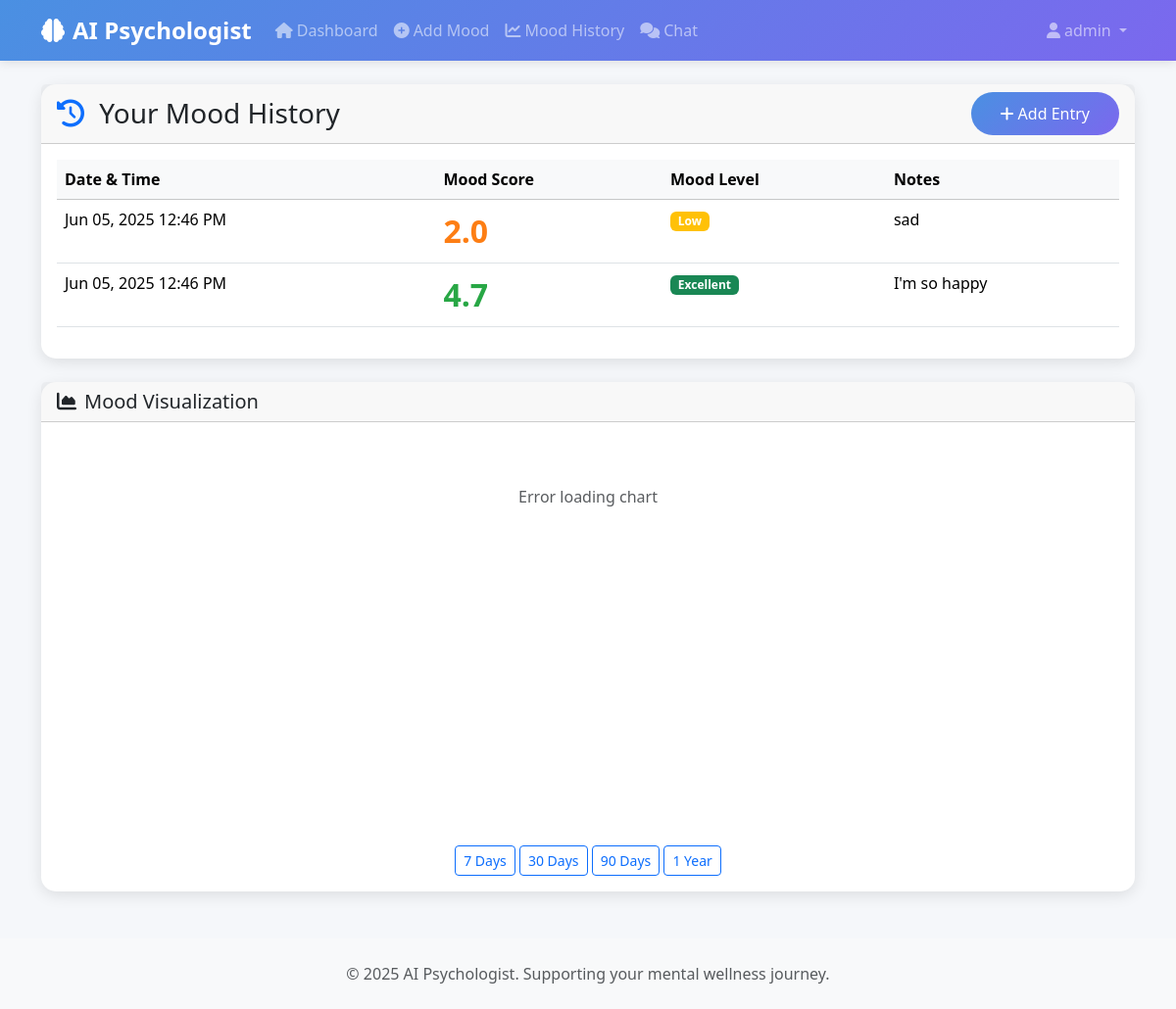
/mood/history/ (signed in), run on the app's committed database.
### accounts/models.py (models this page shows, shortened)
class User(AbstractUser):
    created_at = models.DateTimeField(auto_now_add=True)
    updated_at = models.DateTimeField(auto_now=True)

### mood_tracking/models.py (models this page shows, shortened)
class MoodEntry(models.Model):
    MOOD_CHOICES = [
        (1, 'Very Low'),
        (2, 'Low'),
        (3, 'Neutral'),
        (4, 'Good'),
        (5, 'Excellent'),
    ]
    user = models.ForeignKey(User, on_delete=models.CASCADE, related_name='mood_entries')
    mood_score = models.FloatField(
        validators=[MinValueValidator(1.0), MaxValueValidator(5.0)],
        help_text="Mood score from 1 (very low) to 5 (excellent)"
    )
    notes = models.TextField(blank=True, null=True, help_text="Optional notes about your mood")
    created_at = models.DateTimeField(auto_now_add=True)
    updated_at = models.DateTimeField(auto_now=True)
    class Meta:
        ordering = ['-created_at']
        verbose_name = 'Mood Entry'
        verbose_name_plural = 'Mood Entries'

### mood_tracking/views.py (the view)
# urls.py: path('history/', views.MoodHistoryView.as_view(), name='history'),
class MoodHistoryView(LoginRequiredMixin, ListView):
    model = MoodEntry
    template_name = 'mood_tracking/history.html'
    context_object_name = 'mood_entries'
    paginate_by = 20
    def get_queryset(self):
        return MoodEntry.objects.filter(user=self.request.user)

### templates/mood_tracking/history.html (shortened to what this page needs)
{% extends 'base.html' %}
{% block content %}
<div class="row">
    <div class="col-12">
        <div class="card">
            <div class="card-header d-flex justify-content-between align-items-center">
                <h3 class="mb-0">
                    <i class="fas fa-history me-2 text-primary"></i>
                    Your Mood History
                </h3>
                <a href="{% url 'mood_tracking:add_mood' %}" class="btn btn-primary">
                    <i class="fas fa-plus me-1"></i>Add Entry
                </a>
            </div>
            <div class="card-body">
                {% if mood_entries %}
                <div class="table-responsive">
                    <table class="table table-hover">
                        <thead class="table-light">
                            <tr>
                                <th>Date & Time</th>
                                <th>Mood Score</th>
                                <th>Mood Level</th>
                                <th>Notes</th>
                            </tr>
                        </thead>
                        <tbody>
                            {% for mood in mood_entries %}
                            <tr>
                                <td>{{ mood.created_at|date:"M d, Y g:i A" }}</td>
                                <td>
                                    <span class="mood-score
                                        {% if mood.mood_score <= 1.5 %}mood-very-low
                                        {% elif mood.mood_score <= 2.5 %}mood-low
                                        {% elif mood.mood_score <= 3.5 %}mood-neutral
                                        {% elif mood.mood_score <= 4.5 %}mood-good
                                        {% else %}mood-excellent{% endif %}">
                                        {{ mood.mood_score }}
                                    </span>
                                </td>
                                <td>
                                    <span class="badge
                                        {% if mood.mood_score <= 1.5 %}bg-danger
                                        {% elif mood.mood_score <= 2.5 %}bg-warning
                                        {% elif mood.mood_score <= 3.5 %}bg-secondary
                                        {% elif mood.mood_score <= 4.5 %}bg-info
                                        {% else %}bg-success{% endif %}">
                                        {% if mood.mood_score <= 1.5 %}Very Low
                                        {% elif mood.mood_score <= 2.5 %}Low
                                        {% elif mood.mood_score <= 3.5 %}Neutral
                                        {% elif mood.mood_score <= 4.5 %}Good
                                        {% else %}Excellent{% endif %}
                                    </span>
                                </td>
                                <td>
                                    {% if mood.notes %}
                                        {{ mood.notes|truncatewords:15 }}
                                    {% else %}
                                        <span class="text-muted">No notes</span>
                                    {% endif %}
                                </td>
                            </tr>
                            {% endfor %}
                        </tbody>
                    </table>
                </div>
                {% endif %}
            </div>
        </div>
        {% if mood_entries %}
        <div class="card mt-4">
            <div class="card-header">
                <h5 class="mb-0">
                    <i class="fas fa-chart-area me-2"></i>Mood Visualization
                </h5>
            </div>
            <div class="card-body">
                <div id="mood-chart" style="height: 400px;"></div>
                <div class="text-center mt-3">
                    <button class="btn btn-outline-primary btn-sm" onclick="loadChart(7)">7 Days</button>
                    <button class="btn btn-outline-primary btn-sm" onclick="loadChart(30)">30 Days</button>
                    <button class="btn btn-outline-primary btn-sm" onclick="loadChart(90)">90 Days</button>
                    <button class="btn btn-outline-primary btn-sm" onclick="loadChart(365)">1 Year</button>
                </div>
            </div>
        </div>
        {% endif %}
    </div>
</div>
{% endblock %}

### templates/base.html (shortened to what this page needs)
<!DOCTYPE html>
<html lang="en">
<head>
    <link href="https://cdn.jsdelivr.net/npm/bootstrap@5.3.2/dist/css/bootstrap.min.css" rel="stylesheet">
    <link href="https://cdnjs.cloudflare.com/ajax/libs/font-awesome/6.4.0/css/all.min.css" rel="stylesheet">
</head>
<body>
    <nav class="navbar navbar-expand-lg navbar-dark">
        <div class="container">
            <a class="navbar-brand" href="{% url 'dashboard:home' %}">
                <i class="fas fa-brain me-2"></i>AI Psychologist
            </a>
            <div class="collapse navbar-collapse" id="navbarNav">
                <ul class="navbar-nav me-auto">
                    {% if user.is_authenticated %}
                        <li class="nav-item">
                            <a class="nav-link" href="{% url 'dashboard:home' %}">
                                <i class="fas fa-home me-1"></i>Dashboard
                            </a>
                        </li>
                        <li class="nav-item">
                            <a class="nav-link" href="{% url 'mood_tracking:add_mood' %}">
                                <i class="fas fa-plus-circle me-1"></i>Add Mood
                            </a>
                        </li>
                        <li class="nav-item">
                            <a class="nav-link" href="{% url 'mood_tracking:history' %}">
                                <i class="fas fa-chart-line me-1"></i>Mood History
                            </a>
                        </li>
                        <li class="nav-item">
                            <a class="nav-link" href="{% url 'chat:chat' %}">
                                <i class="fas fa-comments me-1"></i>Chat
                            </a>
                        </li>
                    {% endif %}
                </ul>
                <ul class="navbar-nav">
                    {% if user.is_authenticated %}
                        <li class="nav-item dropdown">
                            <a class="nav-link dropdown-toggle" href="#" role="button" data-bs-toggle="dropdown">
                                <i class="fas fa-user me-1"></i>{{ user.username }}
                            </a>
                        </li>
                    {% endif %}
                </ul>
            </div>
        </div>
    </nav>
    <main class="container my-4">
        {% block content %}{% endblock %}
    </main>
    <footer class="bg-light text-center py-4 mt-5">
        <div class="container">
            <p class="text-muted mb-0">
                &copy; 2025 AI Psychologist. Supporting your mental wellness journey.
            </p>
        </div>
    </footer>
</body>
</html>

### templates/base.html (style rules this page uses)
:root { --primary-color: #4A90E2; --secondary-color: #7B68EE; --success-color: #28a745; --info-color: #17a2b8; --warning-color: #ffc107; --danger-color: #dc3545; --light-color: #f8f9fa; --dark-color: #343a40; }
body { background-color: #f5f7fa; font-family: 'Segoe UI', Tahoma, Geneva, Verdana, sans-serif; }
.navbar { background: linear-gradient(135deg, var(--primary-color), var(--secondary-color)); box-shadow: 0 2px 10px rgba(0,0,0,0.1); }
.navbar-brand { font-weight: bold; font-size: 1.5rem; }
.card { border: none; border-radius: 15px; box-shadow: 0 4px 15px rgba(0,0,0,0.1); transition: transform 0.2s; }
.btn-primary { background: linear-gradient(135deg, var(--primary-color), var(--secondary-color)); border: none; border-radius: 25px; padding: 10px 30px; transition: all 0.3s; }
.mood-score { font-size: 2rem; font-weight: bold; }
.mood-low { color: #fd7e14; }
.mood-excellent { color: #28a745; }

### data on the page
User: username "admin"
MoodEntry: created_at "Jun 05, 2025 12:46 PM", mood_score "2.0", shows "Low", notes "sad"
MoodEntry: created_at "Jun 05, 2025 12:46 PM", mood_score "4.7", shows "Excellent", notes "I'm so happy"
